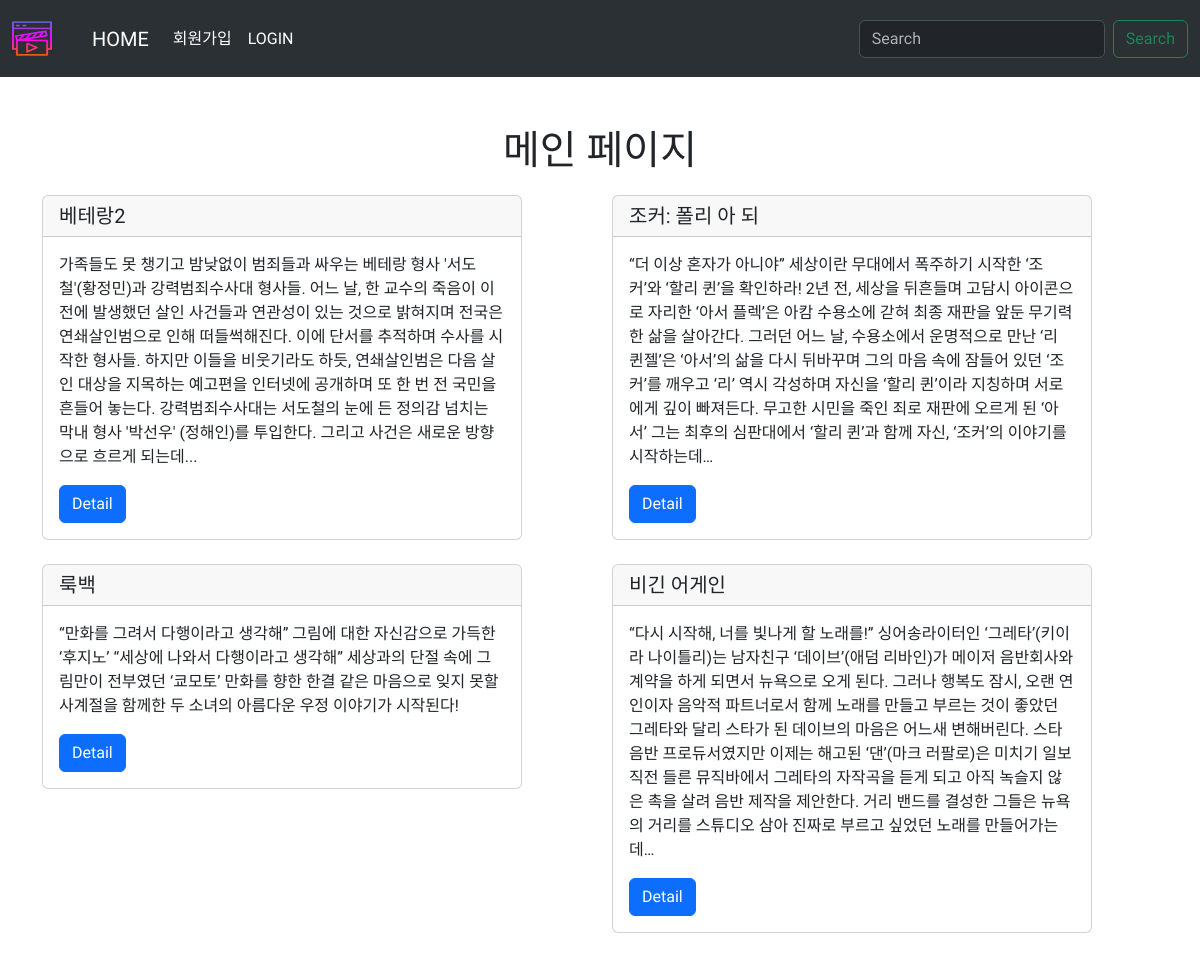
Page /movies/ on the committed database.
### movies/models.py (models this page shows)
class Movie(models.Model):
    title = models.CharField(max_length=100)
    plot = models.TextField()
    image = models.ImageField(blank=True, upload_to='%y/%b/%a/')

### movies/views.py (the view)
# urls.py: path('', views.index, name='index'),
def index(request):
    movies = Movie.objects.all()
    context = {
        'movies': movies,
    }
    return render(request, 'movies/index.html', context)

### movies/templates/movies/index.html
{% extends "base.html" %}
{% block content %}
  <h1>메인 페이지</h1>
  <div class='container'>
    <div class='row'>
      {% for movie in movies %}
      <div class='col-md-6 mb-4'>
        <div class="card" style="width: 30rem;">
          <h5 class="card-header">{{ movie.title }}</h5>
          <div class="card-body">
            <p class="card-text">{{ movie.plot }}</p>
            <a href="{% url "movies:detail" movie.pk %}" class="btn btn-primary">Detail</a>
          </div>
        </div>
      </div>
      {% empty %}
      <li>아직 작성한 리뷰가 없습니다.</li>
      {% endfor %}
    </div>
  </div>
{% endblock content %}

### templates/base.html (shortened to what this page needs)
<!DOCTYPE html>
<html lang="en">
<head>
  <link href="https://cdn.jsdelivr.net/npm/bootstrap@5.3.3/dist/css/bootstrap.min.css" rel="stylesheet">
</head>
<body>
  <nav class="navbar navbar-expand-lg bg-body-tertiary" data-bs-theme="dark">
    <nav class="navbar bg-body-tertiary">
      <div class="container">
        <a class="navbar-brand" href="{% url "movies:index" %}">
          {% load static %}
          <img src="{% static "logo.png" %}" alt="img" width="40" height="35">
        </a>
      </div>
    </nav>
    <div class="container-fluid">
      {% if request.user.is_authenticated %}
        <a class="navbar-brand" href="{% url "movies:index" %}">HOME</a>
        <button class="navbar-toggler" type="button" data-bs-toggle="collapse" data-bs-target="#navbarSupportedContent" aria-controls="navbarSupportedContent" aria-expanded="false" aria-label="Toggle navigation">
          <span class="navbar-toggler-icon"></span>
        </button>
        <div class="collapse navbar-collapse" id="navbarSupportedContent">
          <ul class="navbar-nav me-auto mb-2 mb-lg-0">
            <li class="nav-item">
              <a class="nav-link active" aria-current="page" href="{% url "movies:create" %}">CREATE</a>
            </li>
            <li class="nav-item">
              <a class="nav-link active" aria-current="page" href="{% url "accounts:update" %}">회원정보수정</a>
            </li>
            <li class="nav-item">
              <a class="nav-link active" aria-current="page" href="{% url "accounts:change_password" user.pk %}">비밀번호변경</a>
            </li>
            <li class="nav-item">
              <a class="nav-link active" aria-current="page" href="{% url "accounts:logout" %}">로그아웃</a>
            </li>
          </ul>
        </div>
      {% else %}
        <a class="navbar-brand" href="{% url "movies:index" %}">HOME</a>
        <div class="collapse navbar-collapse" id="navbarSupportedContent">
          <ul class="navbar-nav me-auto mb-2 mb-lg-0">
            <li class="nav-item">
              <a class="nav-link active" aria-current="page" href="{% url "accounts:signup" %}">회원가입</a>
            </li>
            <li class="nav-item">
              <a class="nav-link active" aria-current="page" href="{% url "accounts:login" %}">LOGIN</a>
            </li>
          </ul>
        </div>
      {% endif %}
      <form class="d-flex" role="search">
        <input class="form-control me-2" type="search" placeholder="Search" aria-label="Search">
        <button class="btn btn-outline-success" type="submit">Search</button>
      </form>
    </div>
  </nav>
  {% block content %}
  {% endblock content %}
</body>
</html>

### templates/base.html (style rules this page uses)
h1 { margin-top: 50px; text-align: center; margin-bottom: 20px; }
.container { display: flex; justify-content: center; align-itemse: center; }
* { font-family: "Gowun Dodum", sans-serif; font-weight: 400; font-style: normal; }

### rows in the picture
Movie: title "베테랑2", plot "가족들도 못 챙기고 밤낮없이 범죄들과 싸우는 베테랑 형사 '서도철'(황정민)과 강력범죄수사대 형사들. 어느 날, 한 교수의 죽음이 이전에 발생했던 살인 사건들과 연관성이 있는 것으로 밝혀지며 전국은 연쇄살인범으로 인해 떠들썩해진다. 이에 단서를 추적하며 수사를 시작한 형사들. 하지만 이들을 비웃기라도 하듯, 연쇄살인범은 다음 살인 대상을 지목하는 예고편을 인터넷에 공개하며 또 한 번 전 국민을 흔들어 놓는다. 강력범죄수사대는 서도철의 눈에 든 정의감 넘치는 막내 형사 '박선우' (정해인)를 투입한다. 그리고 사건은 새로운 방향으로 흐르게 되는데..."
Movie: title "조커: 폴리 아 되", plot "“더 이상 혼자가 아니야” 세상이란 무대에서 폭주하기 시작한 ‘조커’와 ‘할리 퀸’을 확인하라! 2년 전, 세상을 뒤흔들며 고담시 아이콘으로 자리한 ‘아서 플렉’은 아캄 수용소에 갇혀 최종 재판을 앞둔 무기력한 삶을 살아간다. 그러던 어느 날, 수용소에서 운명적으로 만난 ‘리 퀸젤’은 ‘아서’의 삶을 다시 뒤바꾸며 그의 마음 속에 잠들어 있던 ‘조커’를 깨우고 ‘리’ 역시 각성하며 자신을 ‘할리 퀸’이라 지칭하며 서로에게 깊이 빠져든다. 무고한 시민을 죽인 죄로 재판에 오르게 된 ‘아서’ 그는 최후의 심판대에서 ‘할리 퀸’과 함께 자신, ‘조커’의 이야기를 시작하는데…"
Movie: title "룩백", plot "“만화를 그려서 다행이라고 생각해” 그림에 대한 자신감으로 가득한 ‘후지노’ “세상에 나와서 다행이라고 생각해” 세상과의 단절 속에 그림만이 전부였던 ‘쿄모토’ 만화를 향한 한결 같은 마음으로 잊지 못할 사계절을 함께한 두 소녀의 아름다운 우정 이야기가 시작된다!"
Movie: title "비긴 어게인", plot "“다시 시작해, 너를 빛나게 할 노래를!” 싱어송라이터인 ‘그레타’(키이라 나이틀리)는 남자친구 ‘데이브’(애덤 리바인)가 메이저 음반회사와 계약을 하게 되면서 뉴욕으로 오게 된다. 그러나 행복도 잠시, 오랜 연인이자 음악적 파트너로서 함께 노래를 만들고 부르는 것이 좋았던 그레타와 달리 스타가 된 데이브의 마음은 어느새 변해버린다. 스타 음반 프로듀서였지만 이제는 해고된 ‘댄’(마크 러팔로)은 미치기 일보 직전 들른 뮤직바에서 그레타의 자작곡을 듣게 되고 아직 녹슬지 않은 촉을 살려 음반 제작을 제안한다. 거리 밴드를 결성한 그들은 뉴욕의 거리를 스튜디오 삼아 진짜로 부르고 싶었던 노래를 만들어가는데…"
